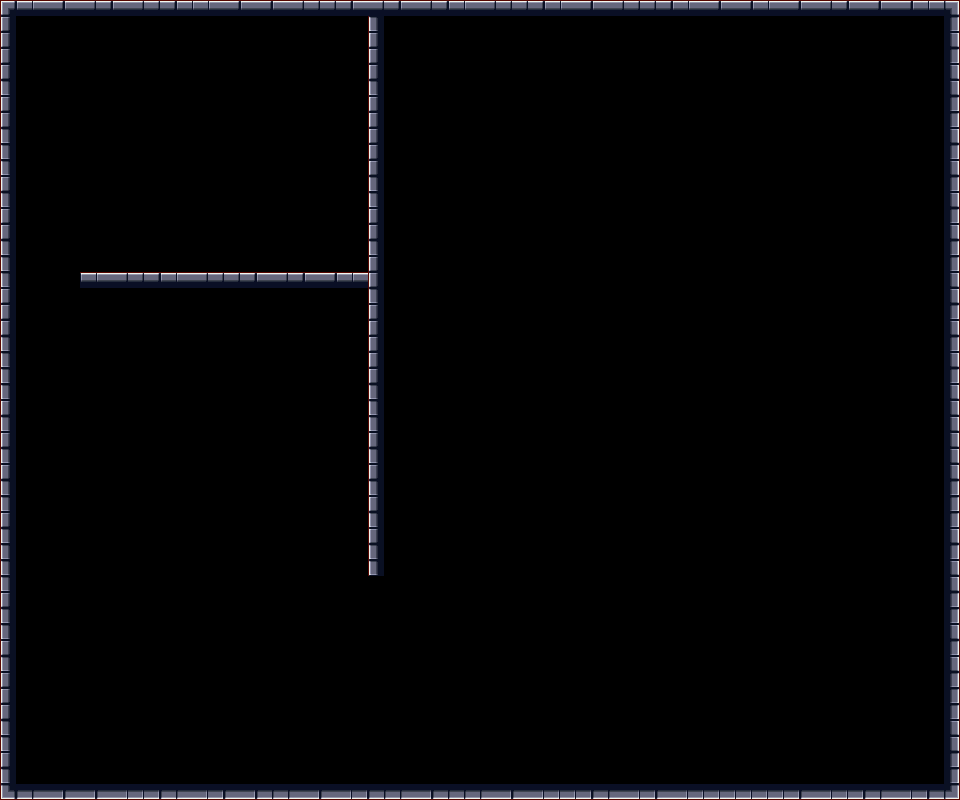

Rendered tile map (Tiled .tmx) drawn with the repository's tilesets; below, a short description and the map source with its tile grids summarised:
An orthogonal 60x50 tile map with 16x16 px tiles, 2 tile layers (tiles, Collision), 2 tilesets.

<map version="1.0" orientation="orthogonal" width="60" height="50" tilewidth="16" tileheight="16">
 <tileset firstgid="1" name="fetch" tilewidth="16" tileheight="16">
  <image source="fetch.png" width="128" height="51" />
 </tileset>
 <tileset firstgid="25" name="walking" tilewidth="16" tileheight="16">
  <image source="walking.png" width="128" height="64" />
 </tileset>
 <layer name="tiles" width="60" height="50">
  <data>[3000 cells, 269 non-empty, 1 distinct tile ids]</data>
 </layer>
 <layer name="Collision" width="60" height="50">
  <data>[3000 cells, 269 non-empty, 12 distinct tile ids]</data>
 </layer>
</map>
